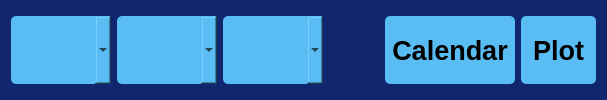
            <widget class="QFrame" name="frame_PlotSettings_Smear">
             <property name="sizePolicy">
              <sizepolicy hsizetype="Preferred" vsizetype="Preferred">
               <horstretch>0</horstretch>
               <verstretch>0</verstretch>
              </sizepolicy>
             </property>
             <property name="minimumSize">
              <size>
               <width>0</width>
               <height>76</height>
              </size>
             </property>
             <property name="styleSheet">
              <string notr="true">background-color: rgb(16, 39, 112);
border-radius: 5px;</string>
             </property>
             <property name="frameShape">
              <enum>QFrame::StyledPanel</enum>
             </property>
             <property name="frameShadow">
              <enum>QFrame::Raised</enum>
             </property>
             <layout class="QHBoxLayout" name="horizontalLayout_2">
              <item>
               <layout class="QHBoxLayout" name="horizontalLayout" stretch="5,5,5,32,6,4">
                <property name="leftMargin">
                 <number>0</number>
                </property>
                <property name="topMargin">
                 <number>5</number>
                </property>
                <property name="rightMargin">
                 <number>0</number>
                </property>
                <property name="bottomMargin">
                 <number>5</number>
                </property>
                <item>
                 <widget class="QComboBox" name="comboBox_Interval">
                  <property name="sizePolicy">
                   <sizepolicy hsizetype="Minimum" vsizetype="Minimum">
                    <horstretch>0</horstretch>
                    <verstretch>0</verstretch>
                   </sizepolicy>
                  </property>
                  <property name="minimumSize">
                   <size>
                    <width>100</width>
                    <height>40</height>
                   </size>
                  </property>
                  <property name="font">
                   <font>
                    <pointsize>15</pointsize>
                    <bold>true</bold>
                   </font>
                  </property>
                  <property name="styleSheet">
                   <string notr="true">border-radius: 5px;
background-color: rgb(89, 189, 244);</string>
                  </property>
                  <property name="placeholderText">
                   <string> Interval</string>
                  </property>
                 </widget>
                </item>
                <item>
                 <widget class="QComboBox" name="comboBox_Stations">
                  <property name="sizePolicy">
                   <sizepolicy hsizetype="Minimum" vsizetype="Minimum">
                    <horstretch>0</horstretch>
                    <verstretch>0</verstretch>
                   </sizepolicy>
                  </property>
                  <property name="minimumSize">
                   <size>
                    <width>100</width>
                    <height>40</height>
                   </size>
                  </property>
                  <property name="font">
                   <font>
                    <pointsize>15</pointsize>
                    <bold>true</bold>
                   </font>
                  </property>
                  <property name="autoFillBackground">
                   <bool>false</bool>
                  </property>
                  <property name="styleSheet">
                   <string notr="true">border-radius: 5px;
background-color: rgb(89, 189, 244);</string>
                  </property>
                  <property name="currentText">
                   <string/>
                  </property>
                  <property name="placeholderText">
                   <string> Stations</string>
                  </property>
                  <item>
                   <property name="text">
                    <string>Test</string>
                   </property>
                  </item>
                  <item>
                   <property name="text">
                    <string>Test1</string>
                   </property>
                  </item>
                  <item>
                   <property name="text">
                    <string>Test2</string>
                   </property>
                  </item>
                 </widget>
                </item>
                <item>
                 <widget class="QComboBox" name="comboBox_Variables">
                  <property name="sizePolicy">
                   <sizepolicy hsizetype="Minimum" vsizetype="Minimum">
                    <horstretch>0</horstretch>
                    <verstretch>0</verstretch>
                   </sizepolicy>
                  </property>
                  <property name="minimumSize">
                   <size>
                    <width>100</width>
                    <height>40</height>
                   </size>
                  </property>
                  <property name="font">
                   <font>
                    <pointsize>15</pointsize>
                    <bold>true</bold>
                   </font>
                  </property>
                  <property name="cursor">
                   <cursorShape>ArrowCursor</cursorShape>
                  </property>
                  <property name="styleSheet">
                   <string notr="true">border-radius: 5px;
background-color: rgb(89, 189, 244);</string>
                  </property>
                  <property name="editable">
                   <bool>false</bool>
                  </property>
                  <property name="currentText">
                   <string/>
                  </property>
                  <property name="placeholderText">
                   <string> Variables</string>
                  </property>
                 </widget>
                </item>
                <item>
                 <spacer name="horizontalSpacer_PlotSettings_Smear">
                  <property name="orientation">
                   <enum>Qt::Horizontal</enum>
                  </property>
                  <property name="sizeHint" stdset="0">
                   <size>
                    <width>40</width>
                    <height>20</height>
                   </size>
                  </property>
                 </spacer>
                </item>
                <item>
                 <widget class="QPushButton" name="pushButton_Calendar_Smear">
                  <property name="sizePolicy">
                   <sizepolicy hsizetype="Minimum" vsizetype="Minimum">
                    <horstretch>0</horstretch>
                    <verstretch>0</verstretch>
                   </sizepolicy>
                  </property>
                  <property name="minimumSize">
                   <size>
                    <width>130</width>
                    <height>40</height>
                   </size>
                  </property>
                  <property name="font">
                   <font>
                    <pointsize>20</pointsize>
                    <bold>true</bold>
                   </font>
                  </property>
                  <property name="styleSheet">
                   <string notr="true">QPushButton {
	border-radius: 5px;
	background-color: rgb(89, 189, 244);
}

QPushButton:hover {
		background-color: rgb(66, 244, 223);
}

QPushButton:pressed {
		background-color: rgb(179, 241, 244);
}</string>
                  </property>
                  <property name="text">
                   <string>Calendar</string>
                  </property>
                  <property name="checkable">
                   <bool>false</bool>
                  </property>
                  <property name="autoDefault">
                   <bool>false</bool>
                  </property>
                 </widget>
                </item>
                <item>
                 <widget class="QPushButton" name="pushButton_Plot_Smear">
                  <property name="sizePolicy">
                   <sizepolicy hsizetype="Minimum" vsizetype="Minimum">
                    <horstretch>0</horstretch>
                    <verstretch>0</verstretch>
                   </sizepolicy>
                  </property>
                  <property name="minimumSize">
                   <size>
                    <width>75</width>
                    <height>40</height>
                   </size>
                  </property>
                  <property name="font">
                   <font>
                    <pointsize>20</pointsize>
                    <bold>true</bold>
                   </font>
                  </property>
                  <property name="styleSheet">
                   <string notr="true">QPushButton {
	border-radius: 5px;
	background-color: rgb(89, 189, 244);
}

QPushButton:hover {
		background-color: rgb(66, 244, 223);
}

QPushButton:pressed {
		background-color: rgb(179, 241, 244);
}

</string>
                  </property>
                  <property name="text">
                   <string>Plot</string>
                  </property>
                 </widget>
                </item>
               </layout>
              </item>
             </layout>
            </widget>
